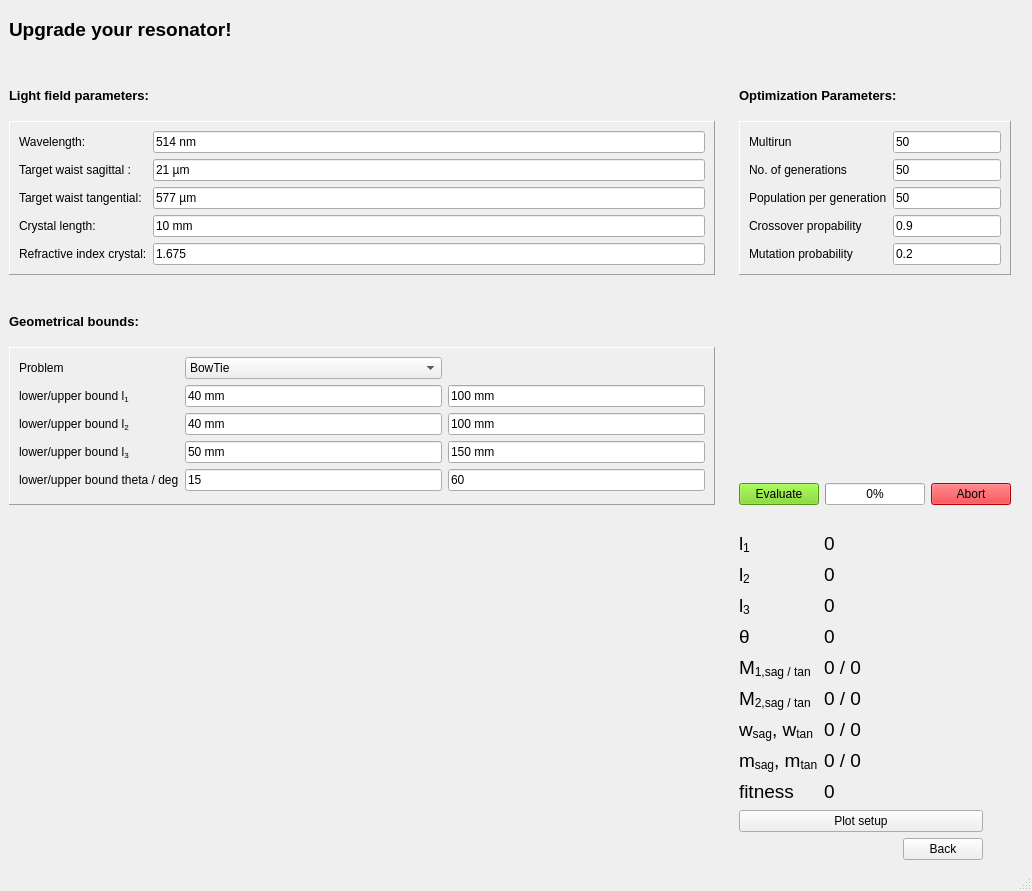
<?xml version="1.0" encoding="UTF-8"?>
<ui version="4.0">
 <class>MainWindow</class>
 <widget class="QMainWindow" name="MainWindow">
  <property name="geometry">
   <rect>
    <x>0</x>
    <y>0</y>
    <width>1032</width>
    <height>891</height>
   </rect>
  </property>
  <property name="windowTitle">
   <string>Resonator Designer</string>
  </property>
  <property name="toolTip">
   <string/>
  </property>
  <property name="toolTipDuration">
   <number>-1</number>
  </property>
  <property name="styleSheet">
   <string notr="true"/>
  </property>
  <widget class="QWidget" name="centralwidget">
   <layout class="QGridLayout" name="gridLayout_2">
    <item row="8" column="0">
     <spacer name="verticalSpacer_3">
      <property name="orientation">
       <enum>Qt::Vertical</enum>
      </property>
      <property name="sizeType">
       <enum>QSizePolicy::Fixed</enum>
      </property>
      <property name="sizeHint" stdset="0">
       <size>
        <width>20</width>
        <height>20</height>
       </size>
      </property>
     </spacer>
    </item>
    <item row="1" column="0">
     <spacer name="verticalSpacer">
      <property name="orientation">
       <enum>Qt::Vertical</enum>
      </property>
      <property name="sizeType">
       <enum>QSizePolicy::Fixed</enum>
      </property>
      <property name="sizeHint" stdset="0">
       <size>
        <width>20</width>
        <height>20</height>
       </size>
      </property>
     </spacer>
    </item>
    <item row="6" column="0" rowspan="2">
     <widget class="QFrame" name="gridFrame_4">
      <property name="styleSheet">
       <string notr="true"/>
      </property>
      <property name="frameShape">
       <enum>QFrame::Panel</enum>
      </property>
      <property name="frameShadow">
       <enum>QFrame::Raised</enum>
      </property>
      <property name="lineWidth">
       <number>1</number>
      </property>
      <layout class="QGridLayout" name="gridLayout_4">
       <item row="0" column="1">
        <widget class="QComboBox" name="comboBox_problem_class">
         <item>
          <property name="text">
           <string>BowTie</string>
          </property>
         </item>
         <item>
          <property name="text">
           <string>FabryPerot</string>
          </property>
         </item>
         <item>
          <property name="text">
           <string>Triangle</string>
          </property>
         </item>
         <item>
          <property name="text">
           <string>Rectangle</string>
          </property>
         </item>
        </widget>
       </item>
       <item row="4" column="0">
        <widget class="QLabel" name="label_16">
         <property name="text">
          <string>&lt;html&gt;&lt;head/&gt;&lt;body&gt;&lt;p&gt;lower/upper bound l&lt;span style=&quot; vertical-align:sub;&quot;&gt;3&lt;/span&gt;&lt;/p&gt;&lt;/body&gt;&lt;/html&gt;</string>
         </property>
        </widget>
       </item>
       <item row="0" column="0">
        <widget class="QLabel" name="label_24">
         <property name="text">
          <string>Problem</string>
         </property>
        </widget>
       </item>
       <item row="5" column="0">
        <widget class="QLabel" name="label_15">
         <property name="text">
          <string>lower/upper bound theta / deg</string>
         </property>
        </widget>
       </item>
       <item row="4" column="1">
        <widget class="QLineEdit" name="edit_lower_bound_l3">
         <property name="text">
          <string>50 mm</string>
         </property>
        </widget>
       </item>
       <item row="1" column="2">
        <widget class="QLineEdit" name="edit_upper_bound_l1">
         <property name="text">
          <string>100 mm</string>
         </property>
        </widget>
       </item>
       <item row="1" column="1">
        <widget class="QLineEdit" name="edit_lower_bound_l1">
         <property name="text">
          <string>40 mm</string>
         </property>
        </widget>
       </item>
       <item row="5" column="1">
        <widget class="QLineEdit" name="edit_lower_bound_theta">
         <property name="toolTip">
          <string/>
         </property>
         <property name="text">
          <string>15</string>
         </property>
        </widget>
       </item>
       <item row="5" column="2">
        <widget class="QLineEdit" name="edit_upper_bound_theta">
         <property name="text">
          <string>60</string>
         </property>
        </widget>
       </item>
       <item row="4" column="2">
        <widget class="QLineEdit" name="edit_upper_bound_l3">
         <property name="text">
          <string>150 mm</string>
         </property>
        </widget>
       </item>
       <item row="1" column="0">
        <widget class="QLabel" name="label_18">
         <property name="styleSheet">
          <string notr="true"/>
         </property>
         <property name="text">
          <string>&lt;html&gt;&lt;head/&gt;&lt;body&gt;&lt;p&gt;lower/upper bound l&lt;span style=&quot; vertical-align:sub;&quot;&gt;1&lt;/span&gt;&lt;/p&gt;&lt;/body&gt;&lt;/html&gt;</string>
         </property>
        </widget>
       </item>
       <item row="3" column="0">
        <widget class="QLabel" name="label_32">
         <property name="text">
          <string>&lt;html&gt;&lt;head/&gt;&lt;body&gt;&lt;p&gt;lower/upper bound l&lt;span style=&quot; vertical-align:sub;&quot;&gt;2&lt;/span&gt;&lt;/p&gt;&lt;/body&gt;&lt;/html&gt;</string>
         </property>
        </widget>
       </item>
       <item row="3" column="1">
        <widget class="QLineEdit" name="edit_lower_bound_l2">
         <property name="text">
          <string>40 mm</string>
         </property>
        </widget>
       </item>
       <item row="3" column="2">
        <widget class="QLineEdit" name="edit_upper_bound_l2">
         <property name="text">
          <string>100 mm</string>
         </property>
        </widget>
       </item>
      </layout>
     </widget>
    </item>
    <item row="11" column="0">
     <layout class="QGridLayout" name="gridLayout_5">
      <item row="1" column="0">
       <widget class="QLabel" name="layout_resonator_picture">
        <property name="sizePolicy">
         <sizepolicy hsizetype="Preferred" vsizetype="Preferred">
          <horstretch>1</horstretch>
          <verstretch>1</verstretch>
         </sizepolicy>
        </property>
        <property name="maximumSize">
         <size>
          <width>500</width>
          <height>200</height>
         </size>
        </property>
        <property name="text">
         <string/>
        </property>
        <property name="pixmap">
         <pixmap>fabryperot_layout.png</pixmap>
        </property>
        <property name="scaledContents">
         <bool>true</bool>
        </property>
       </widget>
      </item>
     </layout>
    </item>
    <item row="3" column="0">
     <widget class="QFrame" name="gridFrame">
      <property name="frameShape">
       <enum>QFrame::Panel</enum>
      </property>
      <property name="frameShadow">
       <enum>QFrame::Raised</enum>
      </property>
      <property name="lineWidth">
       <number>1</number>
      </property>
      <layout class="QGridLayout" name="gridLayout">
       <item row="1" column="0">
        <widget class="QLabel" name="label_2">
         <property name="text">
          <string>Target waist sagittal :</string>
         </property>
        </widget>
       </item>
       <item row="2" column="0">
        <widget class="QLabel" name="label_3">
         <property name="text">
          <string>Target waist tangential:</string>
         </property>
        </widget>
       </item>
       <item row="2" column="1">
        <widget class="QLineEdit" name="edit_target_waist_tan">
         <property name="text">
          <string>577 µm</string>
         </property>
        </widget>
       </item>
       <item row="1" column="1">
        <widget class="QLineEdit" name="edit_target_waist_sag">
         <property name="text">
          <string>21 µm</string>
         </property>
        </widget>
       </item>
       <item row="0" column="0">
        <widget class="QLabel" name="label_4">
         <property name="text">
          <string>Wavelength:</string>
         </property>
        </widget>
       </item>
       <item row="0" column="1">
        <widget class="QLineEdit" name="edit_wavelength">
         <property name="text">
          <string>514 nm</string>
         </property>
        </widget>
       </item>
       <item row="3" column="0">
        <widget class="QLabel" name="label_9">
         <property name="text">
          <string>Crystal length:</string>
         </property>
        </widget>
       </item>
       <item row="4" column="0">
        <widget class="QLabel" name="label_8">
         <property name="text">
          <string>Refractive index crystal:</string>
         </property>
        </widget>
       </item>
       <item row="3" column="1">
        <widget class="QLineEdit" name="edit_crystal_length">
         <property name="text">
          <string>10 mm</string>
         </property>
        </widget>
       </item>
       <item row="4" column="1">
        <widget class="QLineEdit" name="edit_crystal_refractive_index">
         <property name="text">
          <string>1.675</string>
         </property>
        </widget>
       </item>
      </layout>
     </widget>
    </item>
    <item row="4" column="0">
     <spacer name="verticalSpacer_4">
      <property name="orientation">
       <enum>Qt::Vertical</enum>
      </property>
      <property name="sizeType">
       <enum>QSizePolicy::Fixed</enum>
      </property>
      <property name="sizeHint" stdset="0">
       <size>
        <width>20</width>
        <height>20</height>
       </size>
      </property>
     </spacer>
    </item>
    <item row="11" column="4" colspan="2">
     <layout class="QFormLayout" name="formLayout">
      <property name="horizontalSpacing">
       <number>6</number>
      </property>
      <property name="bottomMargin">
       <number>0</number>
      </property>
      <item row="0" column="0">
       <widget class="QLabel" name="label_6">
        <property name="minimumSize">
         <size>
          <width>0</width>
          <height>25</height>
         </size>
        </property>
        <property name="font">
         <font>
          <pointsize>14</pointsize>
         </font>
        </property>
        <property name="text">
         <string>l&lt;sub&gt;1</string>
        </property>
       </widget>
      </item>
      <item row="0" column="1">
       <widget class="QLabel" name="label_length1">
        <property name="font">
         <font>
          <pointsize>14</pointsize>
         </font>
        </property>
        <property name="text">
         <string>0</string>
        </property>
       </widget>
      </item>
      <item row="1" column="0">
       <widget class="QLabel" name="label_25">
        <property name="minimumSize">
         <size>
          <width>0</width>
          <height>25</height>
         </size>
        </property>
        <property name="font">
         <font>
          <pointsize>14</pointsize>
         </font>
        </property>
        <property name="text">
         <string>l&lt;sub&gt;2</string>
        </property>
       </widget>
      </item>
      <item row="1" column="1">
       <widget class="QLabel" name="label_length2">
        <property name="font">
         <font>
          <pointsize>14</pointsize>
         </font>
        </property>
        <property name="text">
         <string>0</string>
        </property>
       </widget>
      </item>
      <item row="2" column="0">
       <widget class="QLabel" name="label_26">
        <property name="minimumSize">
         <size>
          <width>0</width>
          <height>25</height>
         </size>
        </property>
        <property name="font">
         <font>
          <pointsize>14</pointsize>
         </font>
        </property>
        <property name="text">
         <string>l&lt;sub&gt;3</string>
        </property>
       </widget>
      </item>
      <item row="2" column="1">
       <widget class="QLabel" name="label_length3">
        <property name="font">
         <font>
          <pointsize>14</pointsize>
         </font>
        </property>
        <property name="text">
         <string>0</string>
        </property>
       </widget>
      </item>
      <item row="3" column="0">
       <widget class="QLabel" name="label_27">
        <property name="minimumSize">
         <size>
          <width>0</width>
          <height>25</height>
         </size>
        </property>
        <property name="font">
         <font>
          <pointsize>14</pointsize>
         </font>
        </property>
        <property name="text">
         <string>&lt;html&gt;&lt;head/&gt;&lt;body&gt;&lt;p&gt;θ&lt;/p&gt;&lt;/body&gt;&lt;/html&gt;</string>
        </property>
       </widget>
      </item>
      <item row="3" column="1">
       <widget class="QLabel" name="label_theta">
        <property name="font">
         <font>
          <pointsize>14</pointsize>
         </font>
        </property>
        <property name="text">
         <string>0</string>
        </property>
       </widget>
      </item>
      <item row="4" column="0">
       <widget class="QLabel" name="label_28">
        <property name="minimumSize">
         <size>
          <width>0</width>
          <height>25</height>
         </size>
        </property>
        <property name="font">
         <font>
          <pointsize>14</pointsize>
         </font>
        </property>
        <property name="text">
         <string>M&lt;sub&gt;1,sag / tan</string>
        </property>
       </widget>
      </item>
      <item row="4" column="1">
       <widget class="QLabel" name="label_mirror1">
        <property name="font">
         <font>
          <pointsize>14</pointsize>
         </font>
        </property>
        <property name="text">
         <string>0 / 0</string>
        </property>
       </widget>
      </item>
      <item row="5" column="0">
       <widget class="QLabel" name="label_29">
        <property name="minimumSize">
         <size>
          <width>0</width>
          <height>25</height>
         </size>
        </property>
        <property name="font">
         <font>
          <pointsize>14</pointsize>
         </font>
        </property>
        <property name="text">
         <string>M&lt;sub&gt;2,sag / tan</string>
        </property>
       </widget>
      </item>
      <item row="5" column="1">
       <widget class="QLabel" name="label_mirror2">
        <property name="font">
         <font>
          <pointsize>14</pointsize>
         </font>
        </property>
        <property name="text">
         <string>0 / 0</string>
        </property>
       </widget>
      </item>
      <item row="6" column="0">
       <widget class="QLabel" name="label_31">
        <property name="minimumSize">
         <size>
          <width>0</width>
          <height>25</height>
         </size>
        </property>
        <property name="font">
         <font>
          <pointsize>14</pointsize>
         </font>
        </property>
        <property name="text">
         <string>&lt;html&gt;&lt;head/&gt;&lt;body&gt;&lt;p&gt;w&lt;span style=&quot; vertical-align:sub;&quot;&gt;sag&lt;/span&gt;, w&lt;span style=&quot; vertical-align:sub;&quot;&gt;tan&lt;/span&gt;&lt;/p&gt;&lt;/body&gt;&lt;/html&gt;</string>
        </property>
       </widget>
      </item>
      <item row="6" column="1">
       <widget class="QLabel" name="label_waist">
        <property name="font">
         <font>
          <pointsize>14</pointsize>
         </font>
        </property>
        <property name="text">
         <string>0 / 0</string>
        </property>
       </widget>
      </item>
      <item row="7" column="0">
       <widget class="QLabel" name="label_43">
        <property name="minimumSize">
         <size>
          <width>0</width>
          <height>25</height>
         </size>
        </property>
        <property name="font">
         <font>
          <pointsize>14</pointsize>
         </font>
        </property>
        <property name="text">
         <string>m&lt;sub&gt;sag&lt;/sub&gt;, m&lt;sub&gt;tan&lt;/sub&gt;</string>
        </property>
       </widget>
      </item>
      <item row="7" column="1">
       <widget class="QLabel" name="label_stability">
        <property name="font">
         <font>
          <pointsize>14</pointsize>
         </font>
        </property>
        <property name="text">
         <string>0 / 0</string>
        </property>
       </widget>
      </item>
      <item row="8" column="0">
       <widget class="QLabel" name="label_33">
        <property name="minimumSize">
         <size>
          <width>0</width>
          <height>25</height>
         </size>
        </property>
        <property name="font">
         <font>
          <pointsize>14</pointsize>
         </font>
        </property>
        <property name="text">
         <string>fitness</string>
        </property>
       </widget>
      </item>
      <item row="8" column="1">
       <widget class="QLabel" name="label_fitness">
        <property name="font">
         <font>
          <pointsize>14</pointsize>
         </font>
        </property>
        <property name="text">
         <string>0</string>
        </property>
       </widget>
      </item>
      <item row="9" column="0" colspan="2">
       <widget class="QPushButton" name="pushButton_plot_setup">
        <property name="text">
         <string>Plot setup</string>
        </property>
       </widget>
      </item>
     </layout>
    </item>
    <item row="7" column="4" colspan="3">
     <layout class="QHBoxLayout" name="horizontalLayout">
      <item>
       <widget class="QPushButton" name="button_evaluate_resonator">
        <property name="styleSheet">
         <string notr="true">background-color: rgb(115, 210, 22);</string>
        </property>
        <property name="text">
         <string>Evaluate</string>
        </property>
       </widget>
      </item>
      <item>
       <widget class="QProgressBar" name="progressBar_build_resonator">
        <property name="value">
         <number>0</number>
        </property>
       </widget>
      </item>
      <item>
       <widget class="QPushButton" name="button_abort_resonator">
        <property name="styleSheet">
         <string notr="true">background-color: rgb(255, 0, 8);</string>
        </property>
        <property name="text">
         <string>Abort</string>
        </property>
       </widget>
      </item>
     </layout>
    </item>
    <item row="5" column="0">
     <widget class="QLabel" name="label_19">
      <property name="maximumSize">
       <size>
        <width>16777215</width>
        <height>40</height>
       </size>
      </property>
      <property name="font">
       <font>
        <family>MS Sans Serif</family>
        <pointsize>10</pointsize>
        <weight>75</weight>
        <bold>true</bold>
       </font>
      </property>
      <property name="text">
       <string>Geometrical bounds:</string>
      </property>
     </widget>
    </item>
    <item row="2" column="0">
     <widget class="QLabel" name="label_5">
      <property name="maximumSize">
       <size>
        <width>16777215</width>
        <height>40</height>
       </size>
      </property>
      <property name="font">
       <font>
        <family>MS Sans Serif</family>
        <pointsize>10</pointsize>
        <weight>75</weight>
        <bold>true</bold>
       </font>
      </property>
      <property name="text">
       <string>Light field parameters:</string>
      </property>
     </widget>
    </item>
    <item row="12" column="5">
     <widget class="QPushButton" name="button_back">
      <property name="text">
       <string>Back</string>
      </property>
     </widget>
    </item>
    <item row="2" column="4">
     <widget class="QLabel" name="label_13">
      <property name="font">
       <font>
        <family>MS Sans Serif</family>
        <pointsize>10</pointsize>
        <weight>75</weight>
        <bold>true</bold>
       </font>
      </property>
      <property name="text">
       <string>Optimization Parameters:</string>
      </property>
     </widget>
    </item>
    <item row="0" column="0" colspan="9">
     <widget class="QLabel" name="label">
      <property name="maximumSize">
       <size>
        <width>16777215</width>
        <height>40</height>
       </size>
      </property>
      <property name="font">
       <font>
        <family>MS Sans Serif</family>
        <pointsize>14</pointsize>
        <weight>75</weight>
        <bold>true</bold>
       </font>
      </property>
      <property name="tabletTracking">
       <bool>false</bool>
      </property>
      <property name="styleSheet">
       <string notr="true"/>
      </property>
      <property name="text">
       <string>Upgrade your resonator!</string>
      </property>
      <property name="alignment">
       <set>Qt::AlignLeading|Qt::AlignLeft|Qt::AlignVCenter</set>
      </property>
     </widget>
    </item>
    <item row="3" column="4" colspan="3">
     <widget class="QFrame" name="gridFrame_3">
      <property name="frameShape">
       <enum>QFrame::Panel</enum>
      </property>
      <property name="frameShadow">
       <enum>QFrame::Raised</enum>
      </property>
      <property name="lineWidth">
       <number>1</number>
      </property>
      <layout class="QGridLayout" name="gridLayout_3">
       <item row="3" column="1">
        <widget class="QLineEdit" name="edit_crossover_probability">
         <property name="text">
          <string>0.9</string>
         </property>
        </widget>
       </item>
       <item row="4" column="0">
        <widget class="QLabel" name="label_23">
         <property name="text">
          <string>Mutation probability</string>
         </property>
        </widget>
       </item>
       <item row="0" column="1">
        <widget class="QLineEdit" name="edit_num_runs">
         <property name="text">
          <string>50</string>
         </property>
        </widget>
       </item>
       <item row="2" column="1">
        <widget class="QLineEdit" name="edit_population_number">
         <property name="text">
          <string>50</string>
         </property>
        </widget>
       </item>
       <item row="0" column="0">
        <widget class="QLabel" name="label_30">
         <property name="text">
          <string>Multirun</string>
         </property>
        </widget>
       </item>
       <item row="2" column="0">
        <widget class="QLabel" name="label_11">
         <property name="text">
          <string>Population per generation</string>
         </property>
        </widget>
       </item>
       <item row="1" column="1">
        <widget class="QLineEdit" name="edit_generation_number">
         <property name="text">
          <string>50</string>
         </property>
        </widget>
       </item>
       <item row="4" column="1">
        <widget class="QLineEdit" name="edit_mutation_probability">
         <property name="text">
          <string>0.2</string>
         </property>
        </widget>
       </item>
       <item row="1" column="0">
        <widget class="QLabel" name="label_12">
         <property name="text">
          <string>No. of generations</string>
         </property>
        </widget>
       </item>
       <item row="3" column="0">
        <widget class="QLabel" name="label_10">
         <property name="text">
          <string>Crossover propability</string>
         </property>
        </widget>
       </item>
      </layout>
     </widget>
    </item>
   </layout>
  </widget>
  <widget class="QStatusBar" name="statusbar"/>
 </widget>
 <resources/>
 <connections/>
</ui>
